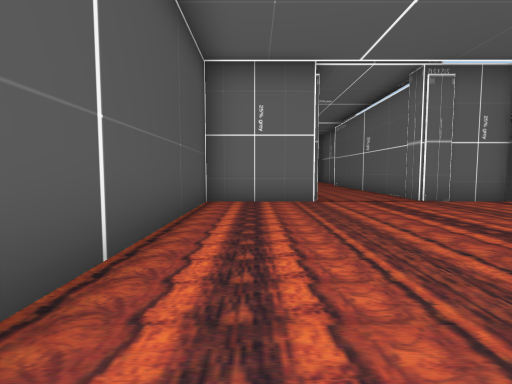
view 1 (above)

19 first-person views from a walk through a scene from a Unity 3-D project. The camera is 1.3 m above the floor, tilts 4° down and sees 85° across. The floor is counted in squares, 2 m on a side. Each view is taken from the middle of a square. On the plan, view 1 faces up. The plan holds only what a view shows up to about 9 squares ahead; the rest is blank. The place goes on beyond the plan. The player character is not drawn. Some surface patterns are stand-ins.

view 2
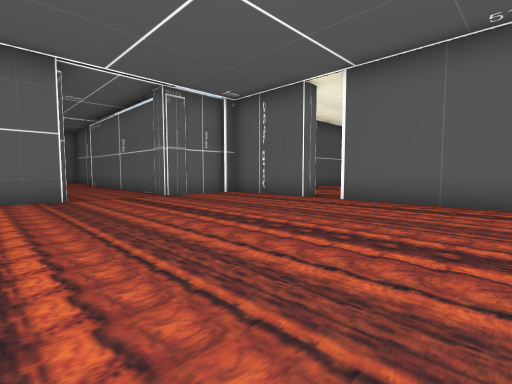

view 3
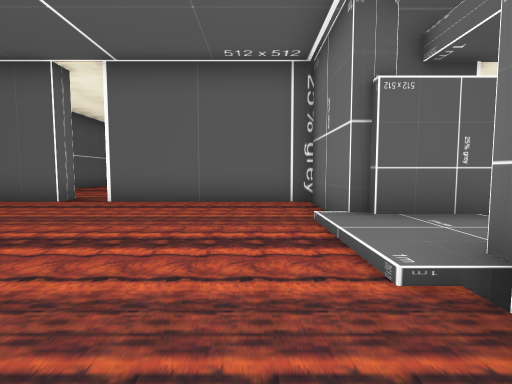

view 4
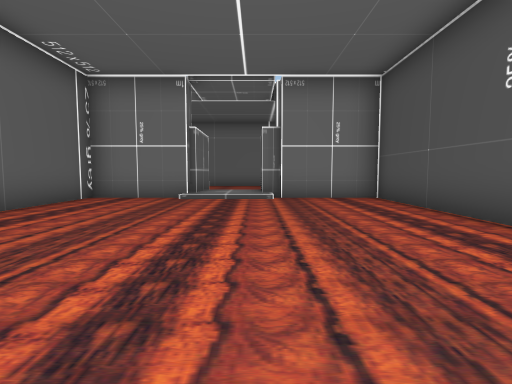

view 5
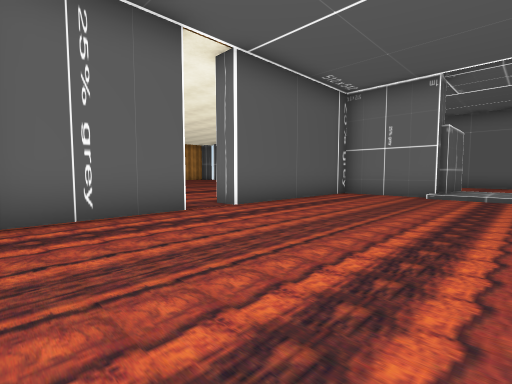

view 6
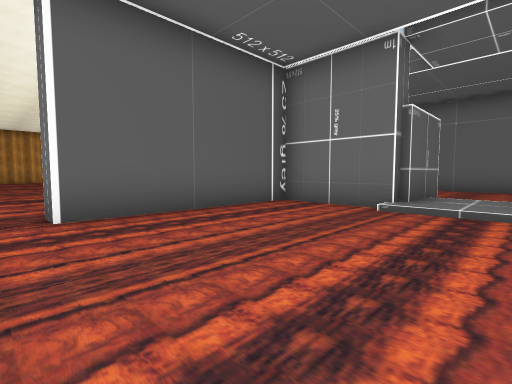

view 7
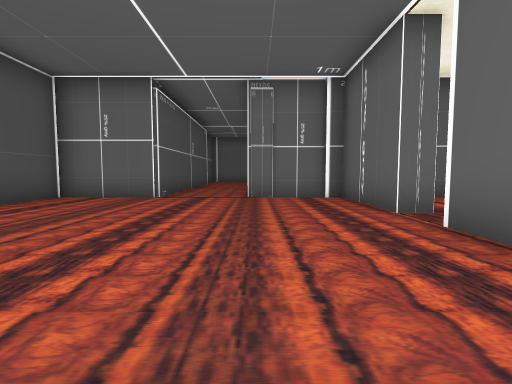

view 8
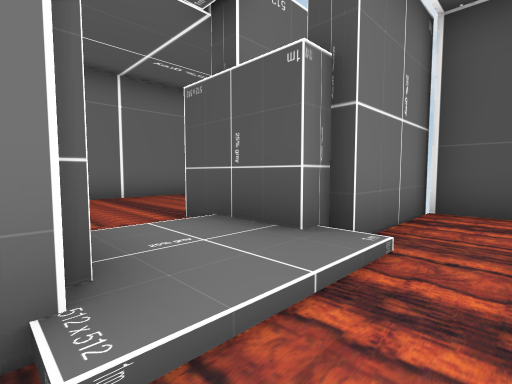

view 9
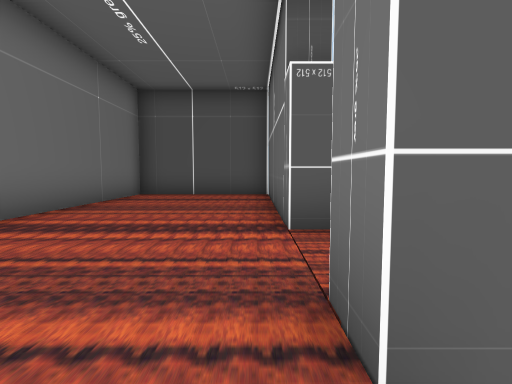

view 10
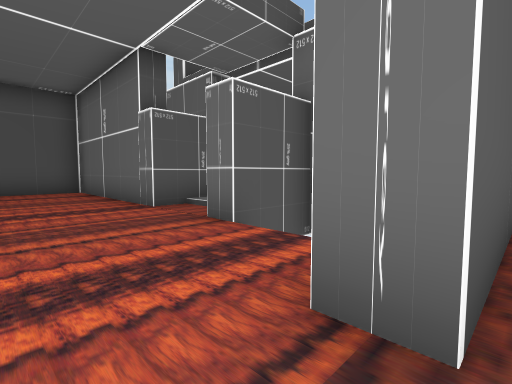

view 11
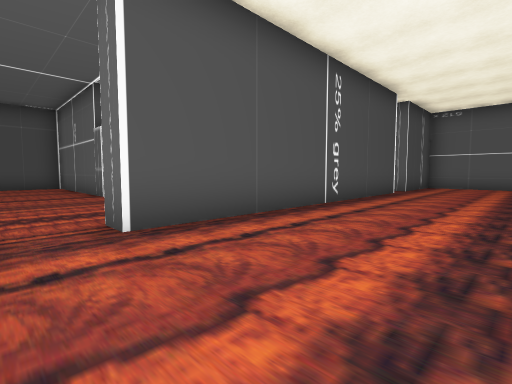

view 12
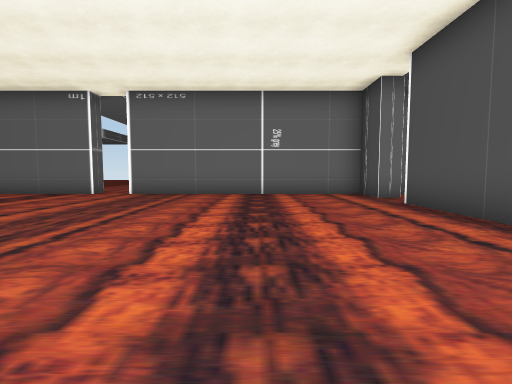

view 13
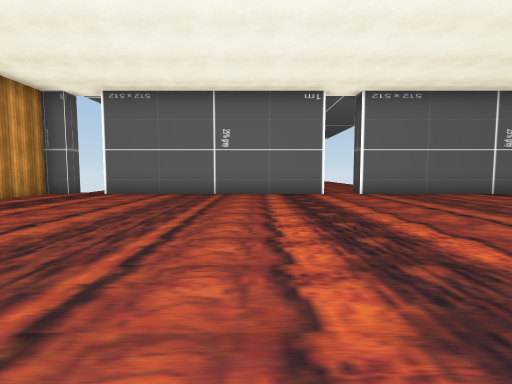

view 14
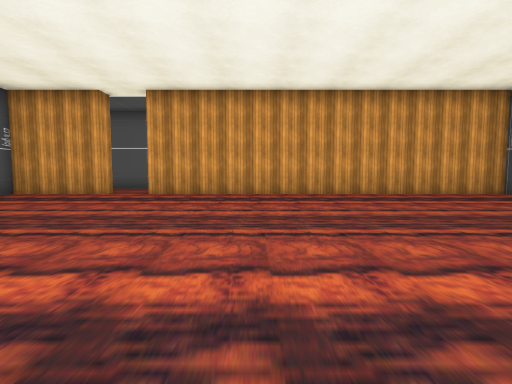

view 15
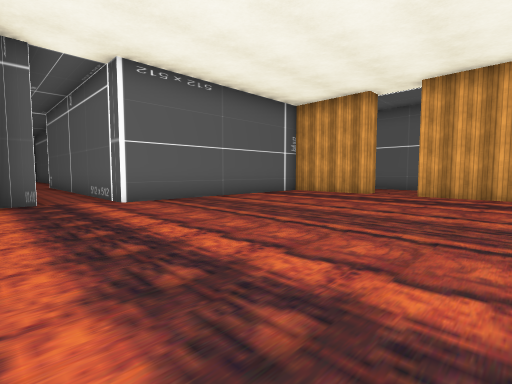

view 16
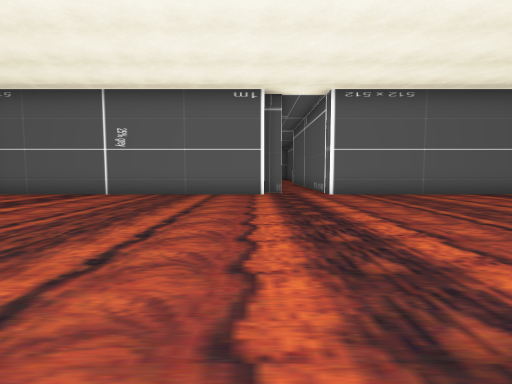

view 17
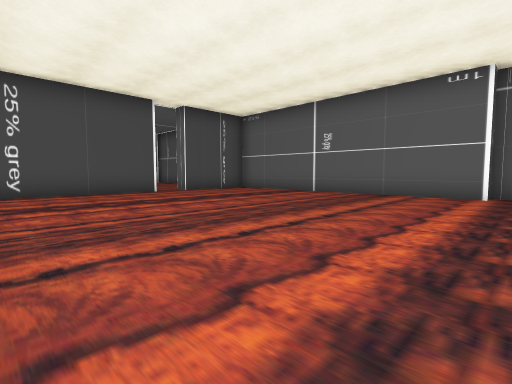

view 18
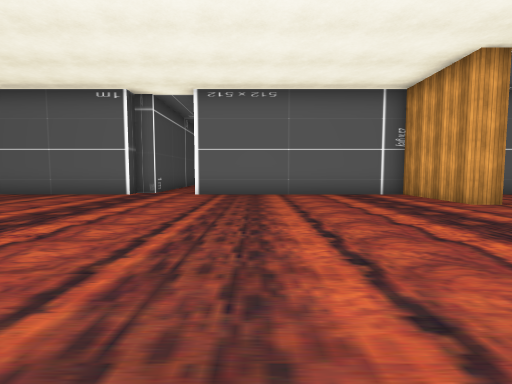

view 19
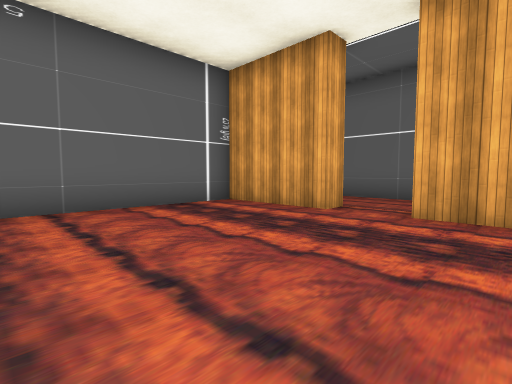

### Floor plan
Points are (right, up) in squares from view 1. A wall is a line through its corners. A room is listed if a view was taken in it or the views show most of it. See-through windows are left out.
Room 1 (views 1, 2, 3, 4, 5, 6, 7, 8)
walls: (3.6, -2.3) (6.3, -2.3) (6.3, 6.3) (3.8, 6.3) (3.8, 8.5); (1.2, -2.5) (1.8, -2.5); (5.9, 6.5) (4.4, 6.5); (-1.4, -2.3) (1.4, -2.3); (1.3, 8) (1.3, 6.3) (-1.1, 6.3) (-1.1, -2.2)
ways out: opening at (2.5, -3.5) to room 2; opening at (7, 3) to room 3
Room 2 (view 9)
walls: (4.2, -4.6) (3.6, -4.6) (3.6, -2.3); (1.8, -2.5) (1.8, -4.6) (-3.3, -4.6) (-3.3, -8.5) (3.4, -8.5)
ways out: opening at (2.5, -3.5) to room 1; opening at (6, -6.5) to room 3
Room 3 (views 10, 11, 12, 13, 14, 15, 16, 17, 18, 19)
walls: (14.9, -8.5) (21.6, -8.5); (15.9, 6.8) (15.3, 6.8) (15.3, 6.3) (7.4, 6.3); (6.9, 3.6) (6.2, 3.6); (6.2, 2.3) (6.9, 2.3) (6.9, -5.9) (6.2, -5.9); (24, 3.6) (23.4, 3.6) (23.4, 6.3) (17.2, 6.3) (17.2, 8.5); (22.7, -8.5) (23.4, -8.5) (23.4, 2.2); (6.2, -7.2) (6.9, -7.2) (6.9, -8.5) (13.8, -8.5)
ways out: opening at (7, 3) to room 1; opening at (6, -6.5) to room 2; opening at (14, -9); opening at (22, -9); opening at (24, 3); gap at (23, -9)

Positions as (right, up) in squares from view 1, and headings:
1: (0, 0), facing up
2: (0, -1), facing up-right
3: (0, -1), facing right
4: (2, 5), facing down
5: (2, 6), facing down-right
6: (2, 3), facing down-right
7: (4, -1), facing up
8: (4, -1), facing down-left
9: (5, -5), facing left
10: (7, -7), facing up-left
11: (10, -7), facing up-left
12: (10, 0), facing down
13: (17, 0), facing down
14: (15, -1), facing right
15: (15, 0), facing up-right
16: (15, -2), facing up
17: (16, -2), facing up-left
18: (19, -2), facing up
19: (19, 1), facing up-right
